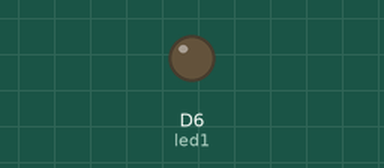
Recording of a sketch running on a simulated ESP8266 (NodeMCU). Shown: output pins drawn as LEDs (lit = HIGH).

Above: at 0.88 s.
At 7.04 s:
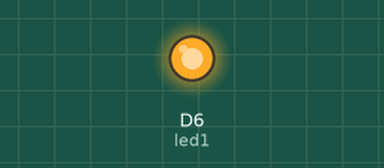
Timing chart, 0 to 7.4 s (numbered marks = the images above):
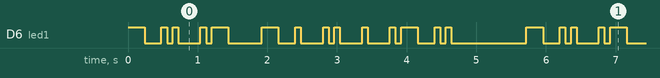

Measured:
- by itself, D6 (led1): moves between LOW and HIGH, repeating every 5.7 s
- by itself, everything shown: repeats every 5.7 s, in 18 steps

The sketch:

firstnameblinky.ino
```cpp
// ------------
// Blink an LED
// ------------

int led1 = D6; // Instead of writing D0 over and over again, we'll write led1
// You'll need to wire an LED to this one to see it blink.

int multiplier = 2; // Manipulates the timing of the blinks.

void setup() {

    pinMode(led1, OUTPUT);

}

// A procedure that produces a dash.
void line() {
    digitalWrite(led1, HIGH);
    delay(120 * multiplier);
    digitalWrite(led1, LOW);
    delay(120 * multiplier);
}

// A procedure that produces a dit.
void dot() {
    digitalWrite(led1, HIGH);
    delay(40 * multiplier);
    digitalWrite(led1, LOW);
    delay(40 * multiplier);
}

// A procedure that produces spacing between the dashes and dits.
void space() {
    delay(120 * multiplier);
}

void loop() {
    line(); //
    dot();  // D
    dot();  //

    space();

    dot();  // A
    line(); //

    space();

    line(); // N
    dot();  //

    space();

    dot();  // I
    dot();  //

    space();

    dot(); // E

    space();

    dot(); // L
    line();//
    dot(); //
    dot(); //

    delay(1000); // Stops for 1 second to indicate end of morse code message.
}
```
